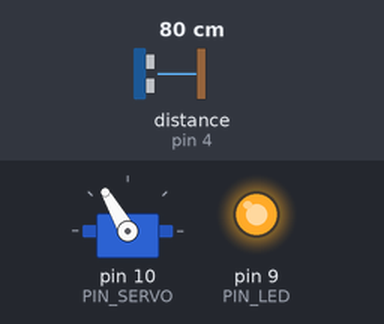
Recording of a sketch running on a simulated Arduino Uno, built with avr-gcc and run on an emulated ATmega328P. On the bench: servo, output pins drawn as LEDs (lit = HIGH). Wiring (inferred from the names in the program): ultrasonic range finder: trigger pin 12; echo pin 4. Inputs (shaded band) come from the test bench; at power-on: distance to the obstacle (sensor on pin 4) 80 cm. The echo pulse lasts 58.3 µs per cm; pins used as bus, display or sensor lines are not drawn; what the sketch prints to the serial monitor is not drawn.

Above: at 1.7 s.
1.8 s: distance to the obstacle (sensor on pin 4) set to 12 cm
At 3.03 s:
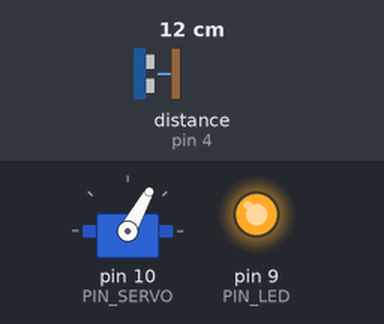
4.3 s: distance to the obstacle (sensor on pin 4) set to 9 cm
At 6.1 s:
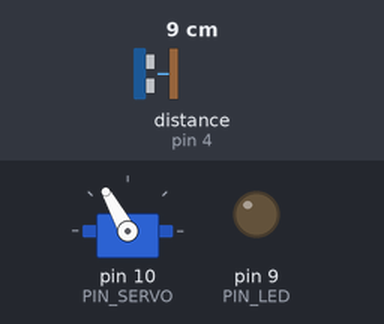
6.8 s: distance to the obstacle (sensor on pin 4) set to 18 cm
At 10.4 s:
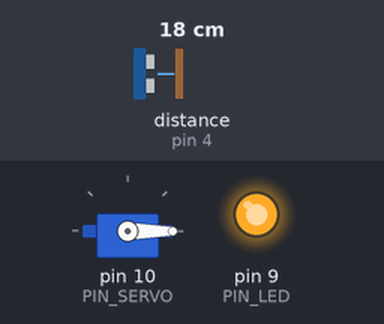
Timing chart, 0 to 11.9 s (numbered marks = the images above; inputs shaded):
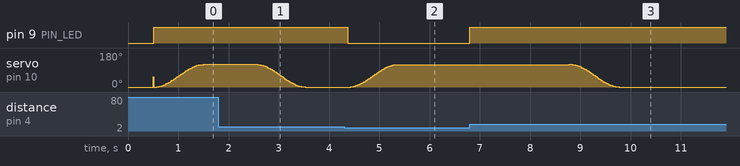

The sketch:

10_challange_1.ino
```cpp
#include <Servo.h>

// Arduino pin assignment
#define PIN_LED  9
#define PIN_TRIG 12
#define PIN_ECHO 4  //13->4(can't use 13th port)
#define PIN_SERVO 10

// configurable parameters
#define SND_VEL 346.0     // sound velocity at 24 celsius degree (unit: m/sec)
#define INTERVAL 25       // sampling interval (unit: msec)
#define PULSE_DURATION 10 // ultra-sound Pulse Duration (unit: usec)
#define _DIST_MIN 20     // minimum distance to be measured (unit: mm)
#define _DIST_MAX 200     // maximum distance to be measured (unit: mm)

#define _TARGET_MIN 50
#define _TARGET_MAX 100

#define TIMEOUT ((INTERVAL / 2) * 1000.0) // maximum echo waiting time (unit: usec)
#define SCALE (0.001 * 0.5 * SND_VEL)     // coefficent to convert duration to distance

#define _EMA_ALPHA 0.25    // EMA weight of new sample (range: 0 to 1)
                          // Setting EMA to 1 effectively disables EMA filter.

#define _LIFTING_TIME 1000
#define _WAITING_TIME 2000
#define _MULTIPLIER 10000

#define _OPENED_ANGLE 120
#define _CLOSED_ANGLE 0

// global variables
unsigned long last_sampling_time;   // unit: msec
unsigned long last_signaled_time;    // unit: msec
float dist_prev = _DIST_MAX;        // Distance last-measured
float dist_ema;                     // EMA distance

Servo myServo;
unsigned long moveStartTime;

// angles will be swap as the direction changed
int startAngle = 0; // 0°
int stopAngle  = 110; // 110°

int liftingDir = 0;

void setup() {
  // initialize GPIO pins
  pinMode(PIN_LED,OUTPUT);
  pinMode(PIN_TRIG,OUTPUT);
  pinMode(PIN_ECHO,INPUT);
  digitalWrite(PIN_TRIG, LOW);

  myServo.attach(PIN_SERVO);
  moveStartTime = millis(); // start moving

  myServo.write(startAngle); // Set position

  Serial.begin(57600);

  delay(500);
}

void loop() {
  float dist_raw, dist_filtered;

  if (millis() >= last_sampling_time + INTERVAL){
    // get a distance reading from the USS
    dist_raw = USS_measure(PIN_TRIG,PIN_ECHO);

    // Modify the below if-else statement to implement the range filter
    if ((dist_raw == 0.0) || (dist_raw > _DIST_MAX)) {
      dist_filtered = dist_prev;
    } else if (dist_raw < _DIST_MIN) {
      dist_filtered = dist_prev;
    } else {    // In desired Range
      dist_filtered = dist_raw;
      dist_prev = dist_raw;
    }

    // Modify the below line to implement the EMA equation
    dist_ema = _EMA_ALPHA * dist_filtered + (1 - _EMA_ALPHA) * dist_ema;

    // in target distant
    if((dist_ema > _TARGET_MIN) && (dist_ema < _TARGET_MAX)){
      digitalWrite(PIN_LED, 0);       // LED ON
      last_signaled_time = millis();

      // if it isn't opened
      if(liftingDir != 1){
        startAngle = _CLOSED_ANGLE;
        stopAngle = _OPENED_ANGLE;
        moveStartTime = millis();
        liftingDir = 1;
      }
    }
    // out from target distant
    else{
      digitalWrite(PIN_LED, 1);       // LED OFF

      // it passed watingTime since it sensed near(=>need to lift lower)
      if(liftingDir == 1 && millis() >= last_signaled_time + _WAITING_TIME){
        startAngle = _OPENED_ANGLE;
        stopAngle = _CLOSED_ANGLE;
        moveStartTime = millis();
        liftingDir = -1;
      }
    }
    // update last sampling time
    last_sampling_time += INTERVAL;
  }

  unsigned long progress = millis() - moveStartTime;

  if(progress <= _LIFTING_TIME){
    //long angle = map(sigmoid(progress), 0, _MULTIPLIER, startAngle, stopAngle);
    long angle = map(modifiedSin(progress), 0, _MULTIPLIER, startAngle, stopAngle);
    myServo.write(angle);
    Serial.println(angle);
  }
}

// get a distance reading from USS. return value is in millimeter.
float USS_measure(int TRIG, int ECHO)
{
  digitalWrite(TRIG, HIGH);
  delayMicroseconds(PULSE_DURATION);
  digitalWrite(TRIG, LOW);

  return pulseIn(ECHO, HIGH, TIMEOUT) * SCALE; // unit: mm
}

// 도전과제 1-1
double sigmoid(double z){
  double x = (z / _LIFTING_TIME) * 12 - 6;
  return 1 / (1 + exp(-x)) * _MULTIPLIER;
}

// 도전과제 1-2
double modifiedSin(double z){
  double x = (z / _LIFTING_TIME) * PI - 0.5 * PI;
  return 0.5 * (sin(x) + 1) * _MULTIPLIER;
}
```

Measured:
- the behaviour switches between 11 and 10 cm on distance to the obstacle (sensor on pin 4) (found by bisection; images 1 and 2)
- after the input at 4.3 s, pin 9 (PIN_LED): HIGH → LOW after 0.08 s; servo on pin 10 (PIN_SERVO): moves from 0° to 119° over 0.88 s, starting after 0.14 s
- after the input at 6.8 s, pin 9 (PIN_LED): LOW → HIGH at once
